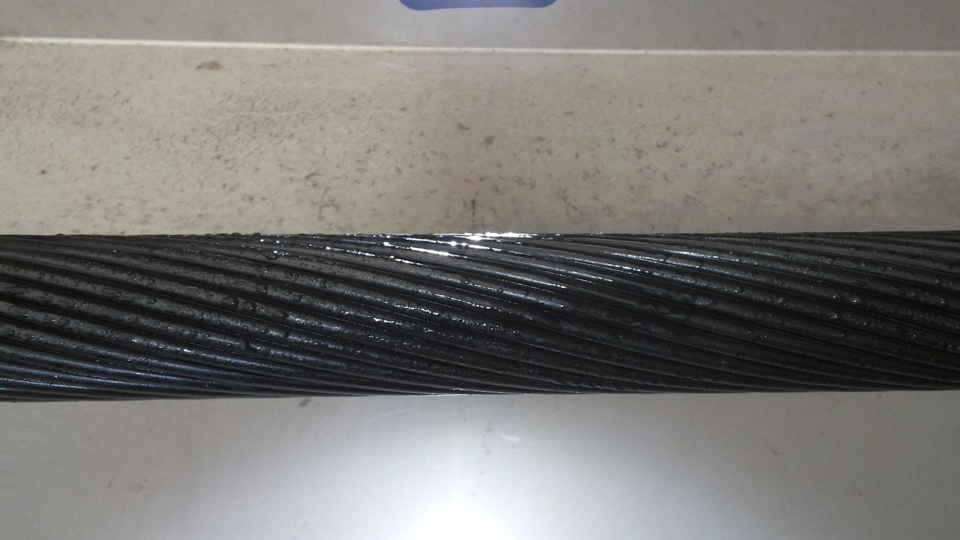
#> input picture image1.jpg, 1920 x 1080 px, found by its file name (shown at 1/2 size)
$ python watershed.py   (older library calls are emulated)
#> lines starting #> are read from the running program, lines starting #| are printed output that depends on the picture; after the words box and inside, x2 and y2 are one past the last pixel; in counts of white or black regions, pixels touching at a corner belong together
#> in main, bgr is the input picture: shape (1080, 1920, 3); mean B, G, R 116, 119.5, 121.7
#!/usr/bin/env python3
# -*- coding: utf-8 -*-

"""
Wet coverage on a wire (no resizing, path set via variable).

- Assumes the wire is the darkest large object in the image.
- Detects droplet seeds from specular (low S / high V) + high gradient.
- Uses watershed constrained to the wire to grow droplet regions.
- Saves an overlay, the wire mask, and the droplet mask.
"""

import os
from pathlib import Path
import cv2
import numpy as np

# >>> Edit these <<<
IMAGE_PATH = "/home/erik/Desktop/Fux/image1.jpg"
OUT_BASE   = "/home/erik/Desktop/Fux/out/wire1"  # files: *_overlay.jpg, *_wire_mask.png, *_droplets.png


def detect_coverage_noresize(
    bgr,
    # wire mask shaping
    wire_morph_close=11,    # close gaps along helical grooves
    wire_morph_open=5,      # remove small dark specks off the wire
    wire_erode=2,           # shave a tiny overspill
    # droplet seed thresholds
    spec_s_low_q=0.30,
    spec_v_high_q=0.90,
    gradient_quantile=0.92,
    min_component_px=12,
    # watershed shaping
    surebg_dilate=7,
    surefg_erode=1,
    final_dilate=2          # expand post-watershed to approximate droplet footprint
):
#> called with wire_morph_close = 11, wire_morph_open = 5, wire_erode = 2, spec_s_low_q = 0.3, spec_v_high_q = 0.9, gradient_quantile = 0.92, min_component_px = 12, surebg_dilate = 7
    if bgr is None:
        raise ValueError("Input image is None. Check the path.")

    # -------- 1) Wire mask via "darkest large object" --------
    hsv = cv2.cvtColor(bgr, cv2.COLOR_BGR2HSV)
#> hsv: shape (1080, 1920, 3); mean H, S, V 51.4, 23.5, 124.3
    V = hsv[:, :, 2]
    V_blur = cv2.GaussianBlur(V, (7, 7), 0)

    # Invert so the wire (dark) becomes bright, then Otsu
    Vin = 255 - V_blur
    _, th = cv2.threshold(Vin, 0, 255, cv2.THRESH_BINARY + cv2.THRESH_OTSU)
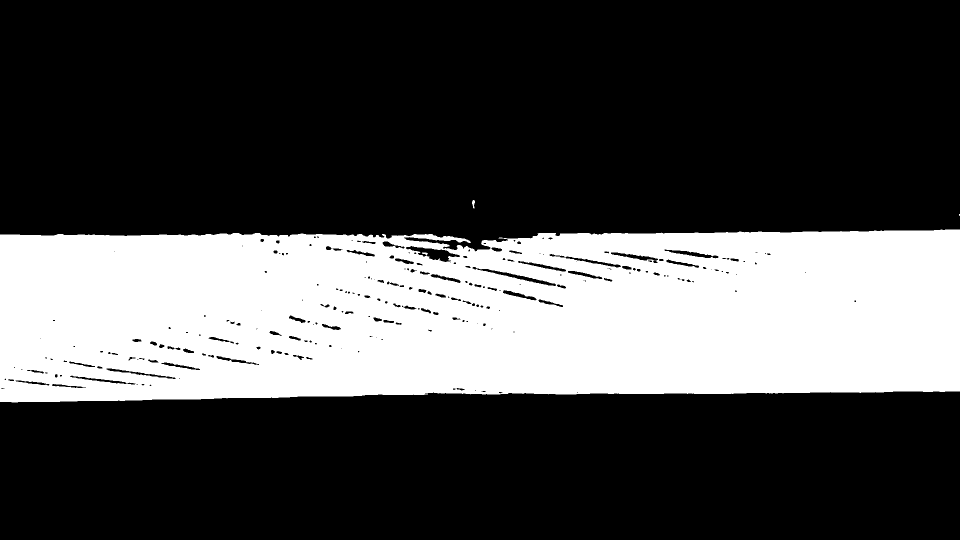
#> th: shape (1080, 1920) (shown at 1/2 size); 29.1% white; 4 white regions (1 under 20 px), largest, box (x1, y1, x2, y2) and area: (0, 459, 1920, 805) 603910, (944, 400, 950, 417) 65, (844, 505, 856, 510) 38

    # Largest connected component -> wire
    num, labels = cv2.connectedComponents(th, connectivity=8)
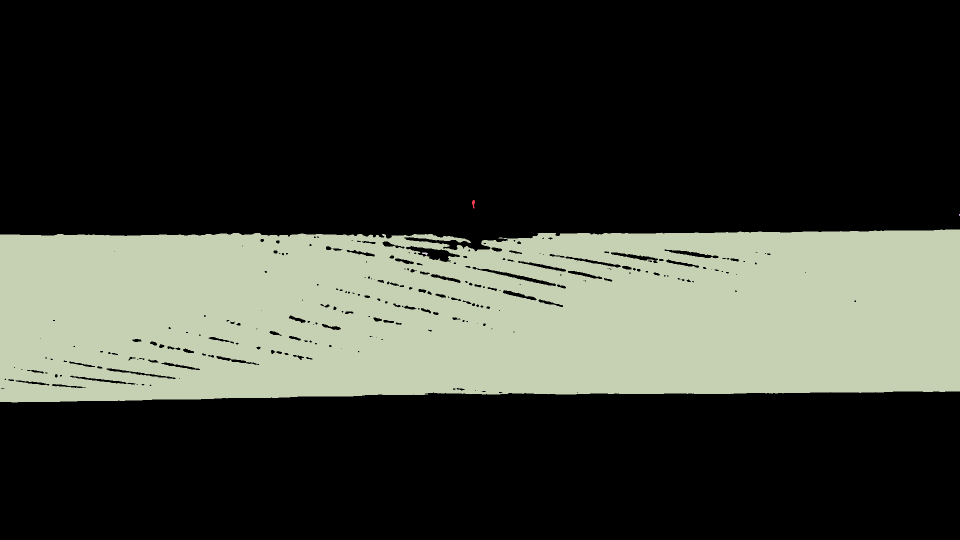
#> labels: shape (1080, 1920) int32 (shown at 1/2 size); 5 distinct labels, from 0 to 4; one colour per label, 0 black
#> num = 5
    areas = [(labels == i).sum() for i in range(1, num)]
#> areas = [65, 7, 603910, 38]
    wire_mask = np.zeros_like(th, dtype=np.uint8)
    if areas:
        k = 1 + int(np.argmax(areas))
#> k = 3
        wire_mask[labels == k] = 255

    # Morphology to fill grooves and smooth boundary
    if wire_morph_close > 0:
        kclose = cv2.getStructuringElement(cv2.MORPH_RECT, (wire_morph_close, wire_morph_close // 3))
        wire_mask = cv2.morphologyEx(wire_mask, cv2.MORPH_CLOSE, kclose, iterations=1)
    if wire_morph_open > 0:
        kopen = cv2.getStructuringElement(cv2.MORPH_ELLIPSE, (wire_morph_open, wire_morph_open))
        wire_mask = cv2.morphologyEx(wire_mask, cv2.MORPH_OPEN, kopen, iterations=1)
    if wire_erode > 0:
        ker = cv2.getStructuringElement(cv2.MORPH_ELLIPSE, (2 * wire_erode + 1, ) * 2)
        wire_mask = cv2.erode(wire_mask, ker, iterations=1)

    wire_mask = (wire_mask > 0).astype(np.uint8)
    if wire_mask.sum() == 0:
        raise RuntimeError("Wire mask is empty. Try adjusting wire_* parameters.")

    # -------- 2) Droplet seed candidates (specular + gradient) --------
    gray = cv2.cvtColor(bgr, cv2.COLOR_BGR2GRAY)
    gray_blur = cv2.GaussianBlur(gray, (5, 5), 0)

    S = hsv[:, :, 1].astype(np.float32) / 255.0
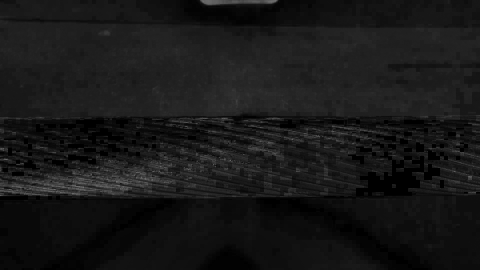
#> S: shape (1080, 1920) float32 (shown at 1/4 size); min 0, max 1, mean 0.0921
    Vf = hsv[:, :, 2].astype(np.float32) / 255.0

    wp = wire_mask == 1
    s_low = float(np.quantile(S[wp], spec_s_low_q))
#> s_low = 0.0627
    v_high = float(np.quantile(Vf[wp], spec_v_high_q))
#> v_high = 0.278

    specular = ((S <= s_low) & (Vf >= v_high)).astype(np.uint8)
#> specular: shape (1080, 1920); values 0 (black) and 1 (white), 26.9% white; 1685 white regions (1453 under 20 px), largest, box (x1, y1, x2, y2) and area: (0, 780, 1920, 1080) 450573, (592, 0, 1424, 108) 62874, (845, 456, 1222, 528) 4288

    gx = cv2.Sobel(gray_blur, cv2.CV_32F, 1, 0, ksize=3)
    gy = cv2.Sobel(gray_blur, cv2.CV_32F, 0, 1, ksize=3)
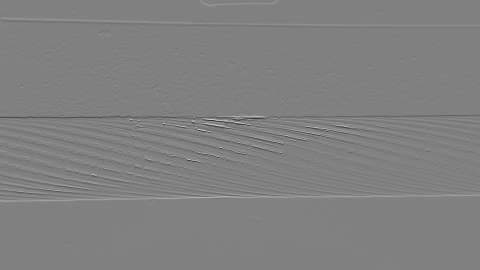
#> gy: shape (1080, 1920) float32 (shown at 1/4 size); min -520, max 511, mean 0.4; drawn with min black and max white
    mag = cv2.magnitude(gx, gy)
    gthr = float(np.quantile(mag[wp], gradient_quantile))
#> gthr = 70.26
    gradmask = (mag >= gthr).astype(np.uint8)
#> gradmask: shape (1080, 1920); values 0 (black) and 1 (white), 3.9% white; 1778 white regions (1346 under 20 px), largest, box (x1, y1, x2, y2) and area: (0, 764, 1920, 807) 10396, (0, 462, 1169, 510) 9219, (1318, 459, 1920, 473) 2266

    candidates = ((specular | gradmask) & wire_mask).astype(np.uint8)
#> candidates: shape (1080, 1920); values 0 (black) and 1 (white), 3.3% white; 2185 white regions (1625 under 20 px), largest, box (x1, y1, x2, y2) and area: (565, 485, 885, 551) 3902, (486, 502, 788, 565) 3518, (787, 490, 1014, 544) 2046

    # Remove tiny components
    num, labels = cv2.connectedComponents(candidates, connectivity=8)
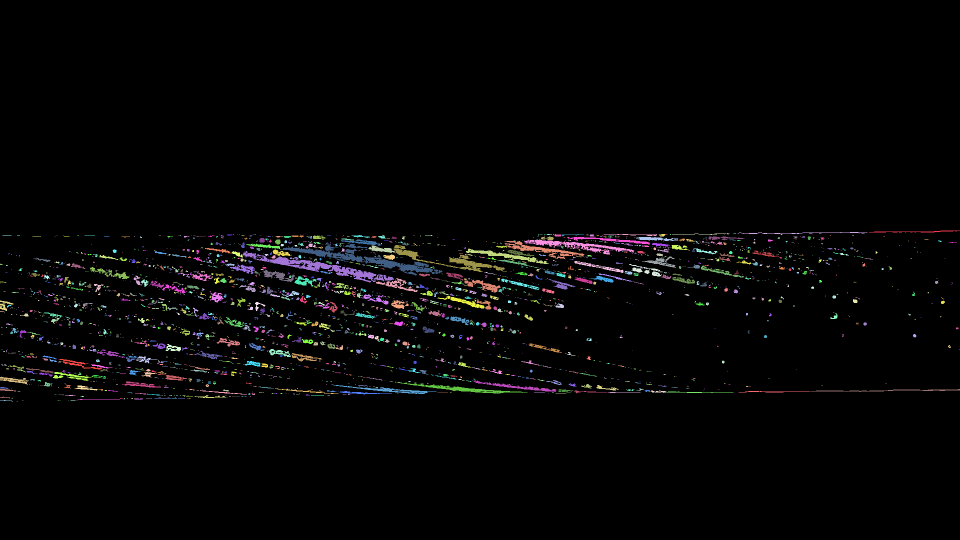
#> labels: shape (1080, 1920) int32 (shown at 1/2 size); 2186 distinct labels, from 0 to 2185; one colour per label, 0 black
#> num = 2186
    clean = np.zeros_like(candidates, dtype=np.uint8)
    for i in range(1, num):
        if (labels == i).sum() >= min_component_px:
            clean[labels == i] = 1

    # -------- 3) Watershed (constrained to the wire) --------
    kernel_fg = cv2.getStructuringElement(cv2.MORPH_ELLIPSE, (2 * surefg_erode + 1, ) * 2)
    kernel_bg = cv2.getStructuringElement(cv2.MORPH_ELLIPSE, (2 * surebg_dilate + 1, ) * 2)
    sure_fg = cv2.erode(clean, kernel_fg, iterations=1)
#> sure_fg: shape (1080, 1920); values 0 (black) and 1 (white), 1.2% white; 1326 white regions (1072 under 20 px), largest, box (x1, y1, x2, y2) and area: (729, 514, 865, 544) 1064, (540, 514, 663, 542) 1055, (661, 531, 752, 564) 847
    sure_bg = cv2.dilate((wire_mask & (~clean)).astype(np.uint8), kernel_bg, iterations=1)
#> sure_bg: shape (1080, 1920); values 0 (black) and 1 (white), 30.7% white; 1 white region, box (x1, y1, x2, y2) and area: (0, 455, 1920, 810) 636231

    markers = np.zeros_like(gray, dtype=np.int32)
    _, lbl_fg = cv2.connectedComponents(sure_fg.astype(np.uint8))
#> lbl_fg: shape (1080, 1920) int32; 1327 distinct labels, from 0 to 1326
    markers[sure_bg == 1] = 1                       # background label
    markers[sure_fg == 1] = (lbl_fg[sure_fg == 1] + 1)  # droplets > 1
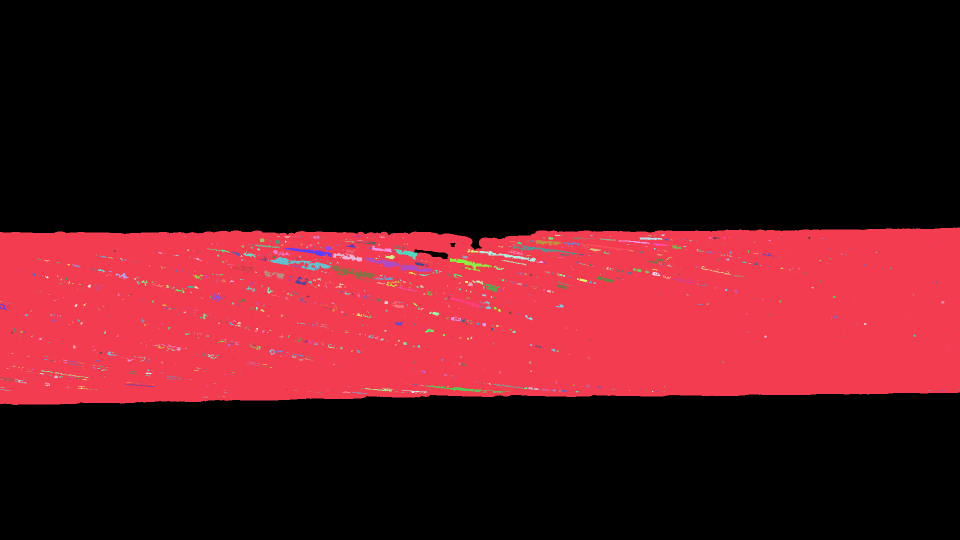
#> markers: shape (1080, 1920) int32 (shown at 1/2 size); 1328 distinct labels, from 0 to 1327; one colour per label, 0 black

    # Watershed over gradient image to favor boundaries on edges
    grad_u8 = cv2.normalize(mag, None, 0, 255, cv2.NORM_MINMAX).astype(np.uint8)
    grad_rgb = cv2.cvtColor(grad_u8, cv2.COLOR_GRAY2BGR)
    cv2.watershed(grad_rgb, markers)
    droplet_ws = ((markers > 1) & (wire_mask == 1)).astype(np.uint8)

    # Optional expansion to cover full footprint
    if final_dilate > 0:
        kd = cv2.getStructuringElement(cv2.MORPH_ELLIPSE, (2 * final_dilate + 1, ) * 2)
        droplet_ws = cv2.dilate(droplet_ws, kd, iterations=1)
#> droplet_ws: shape (1080, 1920); values 0 (black) and 1 (white), 3.9% white; 555 white regions (59 under 20 px), largest, box (x1, y1, x2, y2) and area: (495, 476, 886, 585) 13785, (932, 481, 1170, 533) 3986, (1051, 472, 1269, 507) 2314
        droplet_ws = (droplet_ws & wire_mask).astype(np.uint8)
#> droplet_ws: shape (1080, 1920); values 0 (black) and 1 (white), 3.9% white; 555 white regions (59 under 20 px), largest, box (x1, y1, x2, y2) and area: (495, 476, 886, 585) 13704, (932, 481, 1170, 533) 3908, (1051, 472, 1269, 507) 2312

    # -------- 4) Coverage & visualization --------
    wire_area = int(wire_mask.sum())
    wet_area = int(droplet_ws.sum())
#> wet_area = 80657
    coverage = 100.0 * wet_area / max(1, wire_area)
#> coverage = 13.57

    overlay = bgr.copy()
    # Darken wire region a bit
    overlay[wire_mask == 1] = (0.6 * overlay[wire_mask == 1] + 0.4 * np.array([40, 40, 40])).astype(np.uint8)
    # Paint droplets red
    overlay[droplet_ws == 1] = np.array([0, 0, 255], dtype=np.uint8)
#> overlay: shape (1080, 1920, 3); mean B, G, R 113.4, 117.1, 129.5
    vis = overlay.copy()
    cv2.putText(vis, f"Coverage: {coverage:.1f}%", (20, 40),
                cv2.FONT_HERSHEY_SIMPLEX, 1.0, (255, 255, 255), 2, cv2.LINE_AA)
#> vis: shape (1080, 1920, 3); mean B, G, R 113.5, 117.2, 129.6

    return coverage, wire_mask, droplet_ws, vis


def main():
    # Load from your variable path
    bgr = cv2.imread(IMAGE_PATH)
    if bgr is None:
        raise SystemExit(f"Could not read image: {IMAGE_PATH}")

    coverage, wire_mask, droplets, vis = detect_coverage_noresize(bgr)
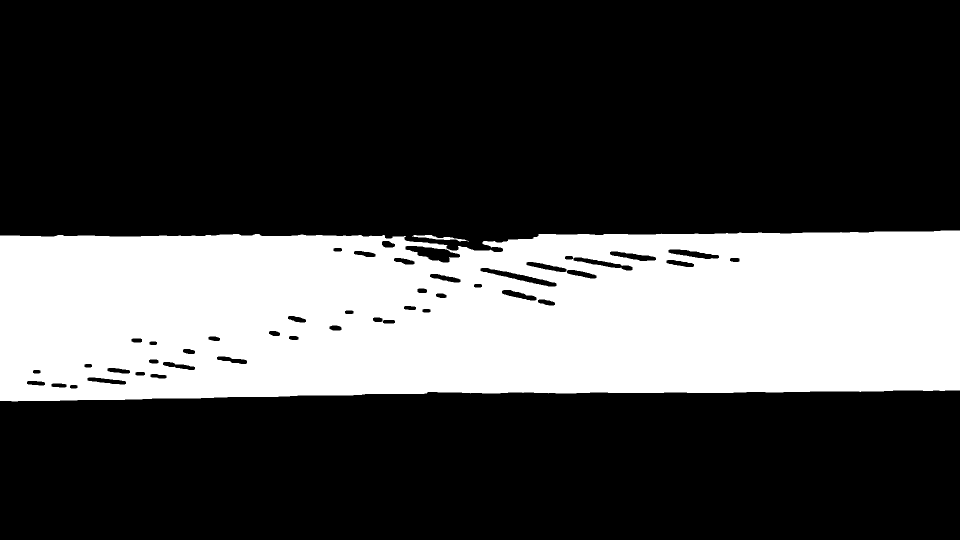
#> wire_mask: shape (1080, 1920) (shown at 1/2 size); values 0 (black) and 1 (white), 28.7% white; 2 white regions, box (x1, y1, x2, y2) and area: (0, 461, 1920, 803) 594051, (824, 470, 938, 484) 460
#> coverage = 13.57

    # Save outputs to your chosen base path
    Path(os.path.dirname(OUT_BASE)).mkdir(parents=True, exist_ok=True)
    cv2.imwrite(f"{OUT_BASE}_overlay.jpg", vis)
    cv2.imwrite(f"{OUT_BASE}_wire_mask.png", (wire_mask * 255).astype(np.uint8))
    cv2.imwrite(f"{OUT_BASE}_droplets.png", (droplets * 255).astype(np.uint8))

    print(f"Estimated wet coverage: {coverage:.2f}%")
#| Estimated wet coverage: 13.57%
    print(f"Saved:\n  {OUT_BASE}_overlay.jpg\n  {OUT_BASE}_wire_mask.png\n  {OUT_BASE}_droplets.png")


if __name__ == "__main__":
    main()

$ run again, with image2.jpg copied over image1.jpg
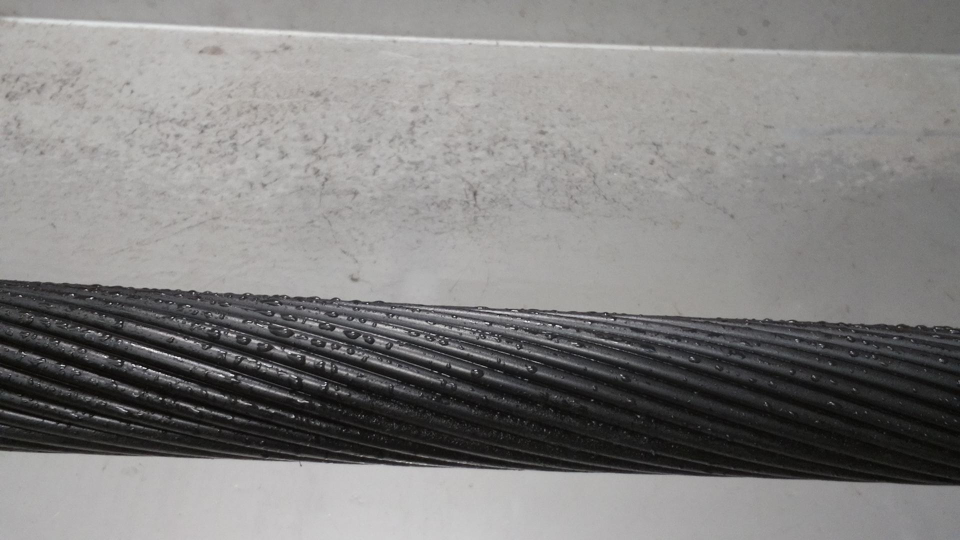
#> input picture image2.jpg, 1920 x 1080 px, found by its file name (shown at 1/2 size)
#> in main, bgr is the input picture: shape (1080, 1920, 3); mean B, G, R 127.6, 128.5, 129.7
#> hsv: shape (1080, 1920, 3); mean H, S, V 50.8, 8.2, 130.1
#> th: shape (1080, 1920); 27.4% white; 14 white regions (10 under 20 px), largest, box (x1, y1, x2, y2) and area: (0, 559, 1920, 973) 568592, (964, 614, 1024, 623) 225, (836, 618, 863, 625) 100, (347, 717, 367, 726) 56
#> in detect_coverage_noresize, `num, labels = cv2.connectedComponents(th, connectivity=8)`: num = 15
#> areas = [568592, 225, 100, 6, 1, 10, 7, 3, 56, 7, 18, 11, 4, 4]
#> k = 1
#> s_low = 0.0275
#> v_high = 0.31
#> specular: shape (1080, 1920); values 0 (black) and 1 (white), 58.4% white; 735 black regions (505 under 20 px), largest, box (x1, y1, x2, y2) and area: (0, 464, 1920, 972) 594108, (1003, 104, 1584, 416) 82108, (368, 64, 864, 288) 44548
#> gthr = 92.09
#> gradmask: shape (1080, 1920); values 0 (black) and 1 (white), 4.5% white; 1318 white regions (942 under 20 px), largest, box (x1, y1, x2, y2) and area: (0, 557, 1920, 677) 16487, (0, 886, 1920, 974) 12419, (245, 642, 655, 781) 3596
#> candidates: shape (1080, 1920); values 0 (black) and 1 (white), 3.1% white; 1964 white regions (1495 under 20 px), largest, box (x1, y1, x2, y2) and area: (746, 894, 1055, 937) 1587, (131, 730, 280, 796) 1364, (543, 646, 697, 696) 1251
#> in detect_coverage_noresize, `num, labels = cv2.connectedComponents(candidates, connectivity=8)`:
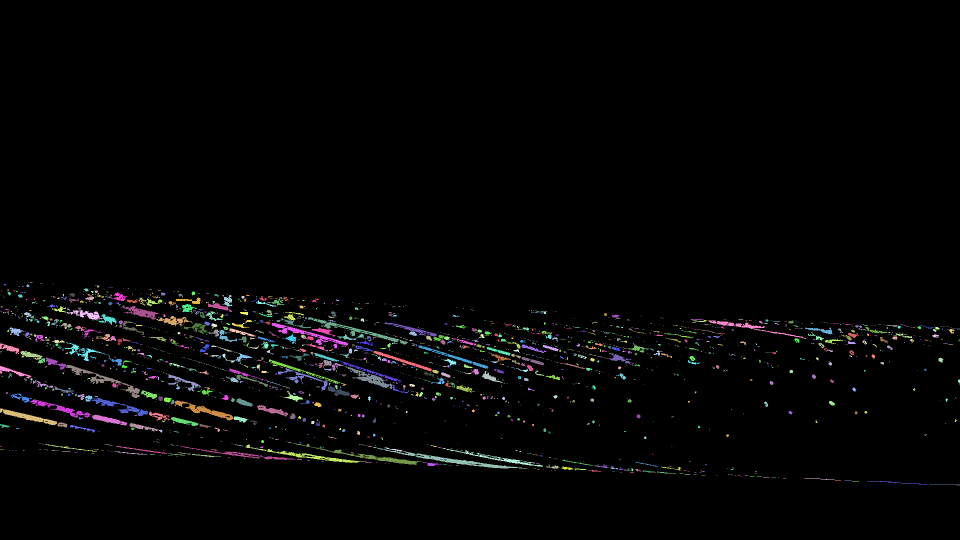
#> labels: shape (1080, 1920) int32 (shown at 1/2 size); 1965 distinct labels, from 0 to 1964; one colour per label, 0 black
#> in detect_coverage_noresize, `num, labels = cv2.connectedComponents(candidates, connectivity=8)`: num = 1965
#> sure_fg: shape (1080, 1920); values 0 (black) and 1 (white), 1.3% white; 1085 white regions (794 under 20 px), largest, box (x1, y1, x2, y2) and area: (0, 818, 113, 849) 748, (374, 808, 465, 840) 651, (715, 743, 778, 775) 578
#> sure_bg: shape (1080, 1920); values 0 (black) and 1 (white), 30.6% white; 2 white regions, box (x1, y1, x2, y2) and area: (0, 554, 1920, 976) 633754, (1098, 615, 1120, 631) 282
#> lbl_fg: shape (1080, 1920) int32; 1086 distinct labels, from 0 to 1085
#> markers: shape (1080, 1920) int32; 1087 distinct labels, from 0 to 1086
#> wet_area = 75728
#> in detect_coverage_noresize, `coverage = 100.0 * wet_area / max(1, wire_area)`: coverage = 13.73
#> vis: shape (1080, 1920, 3); mean B, G, R 125.2, 126.2, 136.6
#> in main, `coverage, wire_mask, droplets, vis = detect_coverage_noresize(bgr)`:
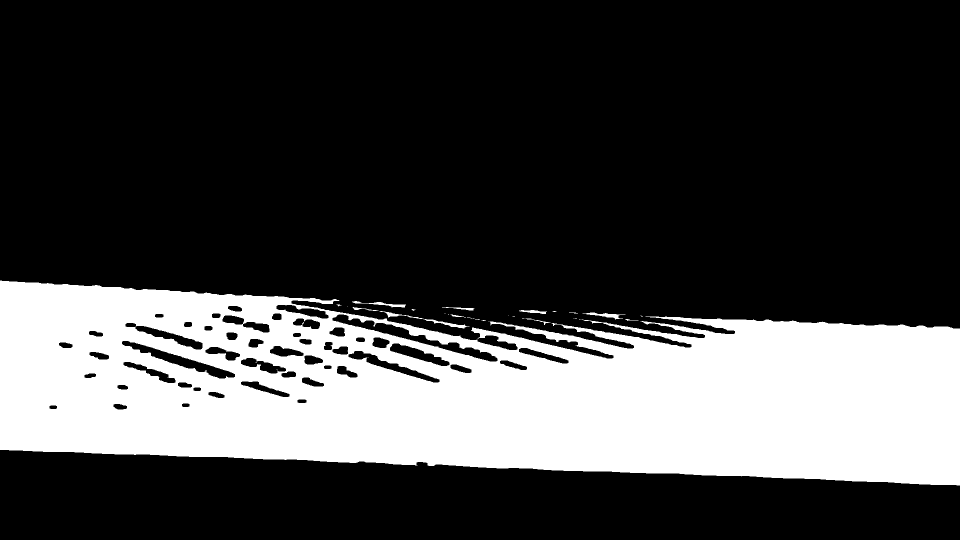
#> wire_mask: shape (1080, 1920) (shown at 1/2 size); values 0 (black) and 1 (white), 26.6% white; 32 white regions (21 under 20 px), largest, box (x1, y1, x2, y2) and area: (0, 561, 1920, 971) 549207, (759, 622, 939, 657) 670, (1165, 625, 1251, 639) 412
#| Estimated wet coverage: 13.73%
